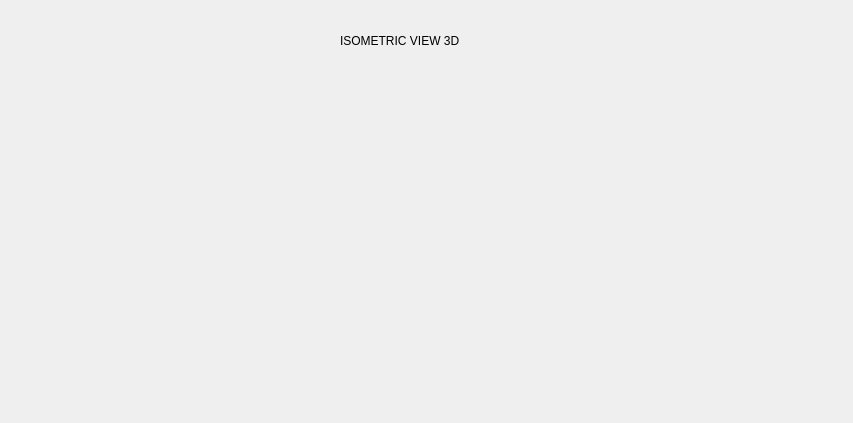
<?xml version="1.0" encoding="UTF-8"?>
<ui version="4.0">
 <class>gltry1</class>
 <widget class="QDialog" name="gltry1">
  <property name="geometry">
   <rect>
    <x>0</x>
    <y>0</y>
    <width>853</width>
    <height>423</height>
   </rect>
  </property>
  <property name="windowTitle">
   <string>Dialog</string>
  </property>
  <widget class="QLabel" name="label">
   <property name="geometry">
    <rect>
     <x>340</x>
     <y>30</y>
     <width>181</width>
     <height>21</height>
    </rect>
   </property>
   <property name="text">
    <string>ISOMETRIC VIEW 3D</string>
   </property>
  </widget>
 </widget>
 <resources/>
 <connections/>
</ui>
